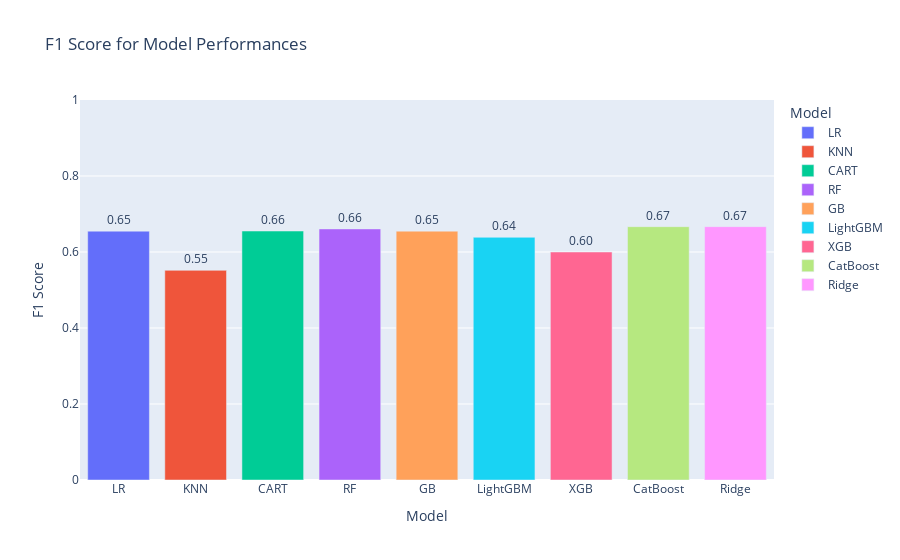

This figure's notebook cell:
### Code cell
models = [LogisticRegression(),
          KNeighborsClassifier(),
          DecisionTreeClassifier(),
          RandomForestClassifier(),
          GradientBoostingClassifier(),
          LGBMClassifier(),
          XGBClassifier(),
          CatBoostClassifier(verbose=False),
          RidgeClassifier()]



modelNames = ["LR", "KNN", "CART", "RF", "GB", "LightGBM", "XGB", "CatBoost", "Ridge"]
scores = []

for model in models:
    model.fit(X_train, y_train)
    yhat = model.predict(X_test)
    skor = f1_score(y_test, yhat)
    scores.append(skor)

data = {'Model': modelNames, 'F1 Score': scores}
df = pd.DataFrame(data)

fig = px.bar(df, x='Model', y='F1 Score', text='F1 Score', labels={'F1 Score': 'F1 Score'},
             title='F1 Score for Model Performances', color='Model')

fig.update_traces(texttemplate='%{text:.2f}', textposition='outside')

fig.update_layout(xaxis_title='Model', yaxis_title='F1 Score', yaxis_range=[0, 1])

fig.show()

### Figure 1 — Plotly figure (JSON) as saved in the notebook; plotly's stock layout.template omitted (floating-point values rounded to 4 significant figures)
{"data": [{"alignmentgroup": "True", "hovertemplate": "Model=%{x}<br>F1 Score=%{text}<extra></extra>", "legendgroup": "LR", "marker": {"color": "#636efa", "pattern": {"shape": ""}}, "name": "LR", "offsetgroup": "LR", "orientation": "v", "showlegend": true, "text": [0.6549], "textposition": "outside", "texttemplate": "%{text:.2f}", "type": "bar", "x": ["LR"], "xaxis": "x", "y": [0.6549], "yaxis": "y"}, {"alignmentgroup": "True", "hovertemplate": "Model=%{x}<br>F1 Score=%{text}<extra></extra>", "legendgroup": "KNN", "marker": {"color": "#EF553B", "pattern": {"shape": ""}}, "name": "KNN", "offsetgroup": "KNN", "orientation": "v", "showlegend": true, "text": [0.5517], "textposition": "outside", "texttemplate": "%{text:.2f}", "type": "bar", "x": ["KNN"], "xaxis": "x", "y": [0.5517], "yaxis": "y"}, {"alignmentgroup": "True", "hovertemplate": "Model=%{x}<br>F1 Score=%{text}<extra></extra>", "legendgroup": "CART", "marker": {"color": "#00cc96", "pattern": {"shape": ""}}, "name": "CART", "offsetgroup": "CART", "orientation": "v", "showlegend": true, "text": [0.6552], "textposition": "outside", "texttemplate": "%{text:.2f}", "type": "bar", "x": ["CART"], "xaxis": "x", "y": [0.6552], "yaxis": "y"}, {"alignmentgroup": "True", "hovertemplate": "Model=%{x}<br>F1 Score=%{text}<extra></extra>", "legendgroup": "RF", "marker": {"color": "#ab63fa", "pattern": {"shape": ""}}, "name": "RF", "offsetgroup": "RF", "orientation": "v", "showlegend": true, "text": [0.6607], "textposition": "outside", "texttemplate": "%{text:.2f}", "type": "bar", "x": ["RF"], "xaxis": "x", "y": [0.6607], "yaxis": "y"}, {"alignmentgroup": "True", "hovertemplate": "Model=%{x}<br>F1 Score=%{text}<extra></extra>", "legendgroup": "GB", "marker": {"color": "#FFA15A", "pattern": {"shape": ""}}, "name": "GB", "offsetgroup": "GB", "orientation": "v", "showlegend": true, "text": [0.6549], "textposition": "outside", "texttemplate": "%{text:.2f}", "type": "bar", "x": ["GB"], "xaxis": "x", "y": [0.6549], "yaxis": "y"}, {"alignmentgroup": "True", "hovertemplate": "Model=%{x}<br>F1 Score=%{text}<extra></extra>", "legendgroup": "LightGBM", "marker": {"color": "#19d3f3", "pattern": {"shape": ""}}, "name": "LightGBM", "offsetgroup": "LightGBM", "orientation": "v", "showlegend": true, "text": [0.6387], "textposition": "outside", "texttemplate": "%{text:.2f}", "type": "bar", "x": ["LightGBM"], "xaxis": "x", "y": [0.6387], "yaxis": "y"}, {"alignmentgroup": "True", "hovertemplate": "Model=%{x}<br>F1 Score=%{text}<extra></extra>", "legendgroup": "XGB", "marker": {"color": "#FF6692", "pattern": {"shape": ""}}, "name": "XGB", "offsetgroup": "XGB", "orientation": "v", "showlegend": true, "text": [0.6], "textposition": "outside", "texttemplate": "%{text:.2f}", "type": "bar", "x": ["XGB"], "xaxis": "x", "y": [0.6], "yaxis": "y"}, {"alignmentgroup": "True", "hovertemplate": "Model=%{x}<br>F1 Score=%{text}<extra></extra>", "legendgroup": "CatBoost", "marker": {"color": "#B6E880", "pattern": {"shape": ""}}, "name": "CatBoost", "offsetgroup": "CatBoost", "orientation": "v", "showlegend": true, "text": [0.6667], "textposition": "outside", "texttemplate": "%{text:.2f}", "type": "bar", "x": ["CatBoost"], "xaxis": "x", "y": [0.6667], "yaxis": "y"}, {"alignmentgroup": "True", "hovertemplate": "Model=%{x}<br>F1 Score=%{text}<extra></extra>", "legendgroup": "Ridge", "marker": {"color": "#FF97FF", "pattern": {"shape": ""}}, "name": "Ridge", "offsetgroup": "Ridge", "orientation": "v", "showlegend": true, "text": [0.6667], "textposition": "outside", "texttemplate": "%{text:.2f}", "type": "bar", "x": ["Ridge"], "xaxis": "x", "y": [0.6667], "yaxis": "y"}], "layout": {"barmode": "relative", "legend": {"title": {"text": "Model"}, "tracegroupgap": 0}, "title": {"text": "F1 Score for Model Performances"}, "xaxis": {"anchor": "y", "categoryarray": ["LR", "KNN", "CART", "RF", "GB", "LightGBM", "XGB", "CatBoost", "Ridge"], "categoryorder": "array", "domain": [0, 1], "title": {"text": "Model"}}, "yaxis": {"anchor": "x", "domain": [0, 1], "range": [0, 1], "title": {"text": "F1 Score"}}}}
